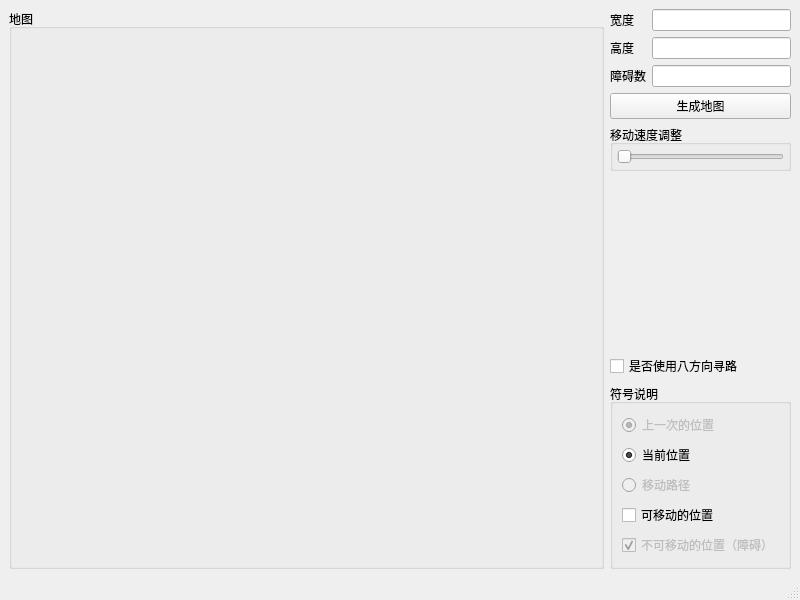
<?xml version="1.0" encoding="UTF-8"?>
<ui version="4.0">
 <class>MainWindow</class>
 <widget class="QMainWindow" name="MainWindow">
  <property name="geometry">
   <rect>
    <x>0</x>
    <y>0</y>
    <width>800</width>
    <height>600</height>
   </rect>
  </property>
  <property name="windowTitle">
   <string>QtAStar</string>
  </property>
  <widget class="QWidget" name="centralwidget">
   <layout class="QGridLayout" name="gridLayout_2">
    <item row="0" column="0">
     <layout class="QHBoxLayout" name="horizontalLayout" stretch="1,0">
      <item>
       <widget class="QGroupBox" name="groupBox">
        <property name="title">
         <string>地图</string>
        </property>
        <layout class="QGridLayout" name="gl_map"/>
       </widget>
      </item>
      <item>
       <layout class="QGridLayout" name="gridLayout">
        <item row="6" column="0" colspan="2">
         <spacer name="verticalSpacer">
          <property name="orientation">
           <enum>Qt::Vertical</enum>
          </property>
          <property name="sizeHint" stdset="0">
           <size>
            <width>20</width>
            <height>40</height>
           </size>
          </property>
         </spacer>
        </item>
        <item row="0" column="1">
         <widget class="QLineEdit" name="le_width">
          <property name="text">
           <string/>
          </property>
         </widget>
        </item>
        <item row="0" column="0">
         <widget class="QLabel" name="label">
          <property name="text">
           <string>宽度</string>
          </property>
         </widget>
        </item>
        <item row="3" column="0">
         <widget class="QLabel" name="label_5">
          <property name="text">
           <string>障碍数</string>
          </property>
         </widget>
        </item>
        <item row="2" column="1">
         <widget class="QLineEdit" name="le_height">
          <property name="text">
           <string/>
          </property>
         </widget>
        </item>
        <item row="8" column="0" colspan="2">
         <widget class="QGroupBox" name="groupBox_2">
          <property name="title">
           <string>符号说明</string>
          </property>
          <layout class="QVBoxLayout" name="verticalLayout">
           <item>
            <widget class="QRadioButton" name="radioButton_3">
             <property name="enabled">
              <bool>false</bool>
             </property>
             <property name="text">
              <string>上一次的位置</string>
             </property>
             <property name="checkable">
              <bool>true</bool>
             </property>
             <property name="checked">
              <bool>true</bool>
             </property>
             <property name="autoExclusive">
              <bool>false</bool>
             </property>
            </widget>
           </item>
           <item>
            <widget class="QRadioButton" name="radioButton_2">
             <property name="text">
              <string>当前位置</string>
             </property>
             <property name="checkable">
              <bool>true</bool>
             </property>
             <property name="checked">
              <bool>true</bool>
             </property>
             <property name="autoRepeat">
              <bool>false</bool>
             </property>
             <property name="autoExclusive">
              <bool>false</bool>
             </property>
            </widget>
           </item>
           <item>
            <widget class="QRadioButton" name="radioButton">
             <property name="enabled">
              <bool>false</bool>
             </property>
             <property name="text">
              <string>移动路径</string>
             </property>
             <property name="checked">
              <bool>false</bool>
             </property>
             <property name="autoExclusive">
              <bool>false</bool>
             </property>
            </widget>
           </item>
           <item>
            <widget class="QCheckBox" name="checkBox_2">
             <property name="text">
              <string>可移动的位置</string>
             </property>
             <property name="checkable">
              <bool>false</bool>
             </property>
            </widget>
           </item>
           <item>
            <widget class="QCheckBox" name="checkBox_3">
             <property name="enabled">
              <bool>false</bool>
             </property>
             <property name="text">
              <string>不可移动的位置（障碍）</string>
             </property>
             <property name="checkable">
              <bool>true</bool>
             </property>
             <property name="checked">
              <bool>true</bool>
             </property>
            </widget>
           </item>
          </layout>
         </widget>
        </item>
        <item row="7" column="0" colspan="2">
         <widget class="QCheckBox" name="cb_eight">
          <property name="text">
           <string>是否使用八方向寻路</string>
          </property>
         </widget>
        </item>
        <item row="3" column="1">
         <widget class="QLineEdit" name="le_obstacle_num">
          <property name="text">
           <string/>
          </property>
         </widget>
        </item>
        <item row="2" column="0">
         <widget class="QLabel" name="label_2">
          <property name="text">
           <string>高度</string>
          </property>
         </widget>
        </item>
        <item row="4" column="0" colspan="2">
         <widget class="QPushButton" name="pb_gen_map">
          <property name="text">
           <string>生成地图</string>
          </property>
         </widget>
        </item>
        <item row="5" column="0" colspan="2">
         <widget class="QGroupBox" name="groupBox_3">
          <property name="title">
           <string>移动速度调整</string>
          </property>
          <layout class="QVBoxLayout" name="verticalLayout_2">
           <property name="leftMargin">
            <number>4</number>
           </property>
           <property name="topMargin">
            <number>4</number>
           </property>
           <property name="rightMargin">
            <number>4</number>
           </property>
           <property name="bottomMargin">
            <number>4</number>
           </property>
           <item>
            <widget class="QSlider" name="hs_speed">
             <property name="maximum">
              <number>1000</number>
             </property>
             <property name="orientation">
              <enum>Qt::Horizontal</enum>
             </property>
            </widget>
           </item>
          </layout>
         </widget>
        </item>
       </layout>
      </item>
     </layout>
    </item>
   </layout>
  </widget>
  <widget class="QMenuBar" name="menubar">
   <property name="geometry">
    <rect>
     <x>0</x>
     <y>0</y>
     <width>800</width>
     <height>22</height>
    </rect>
   </property>
  </widget>
  <widget class="QStatusBar" name="statusbar"/>
 </widget>
 <resources/>
 <connections>
  <connection>
   <sender>radioButton_2</sender>
   <signal>clicked()</signal>
   <receiver>radioButton_2</receiver>
   <slot>toggle()</slot>
   <hints>
    <hint type="sourcelabel">
     <x>686</x>
     <y>469</y>
    </hint>
    <hint type="destinationlabel">
     <x>686</x>
     <y>469</y>
    </hint>
   </hints>
  </connection>
 </connections>
</ui>
